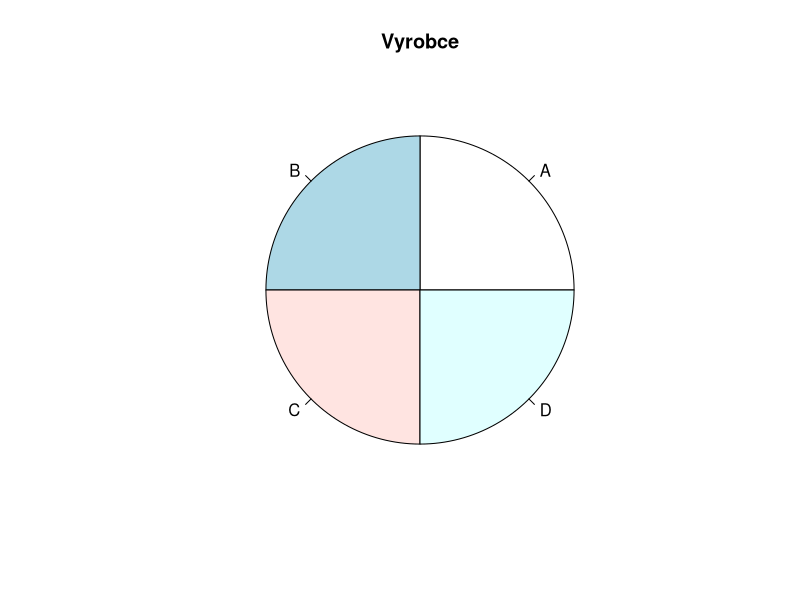
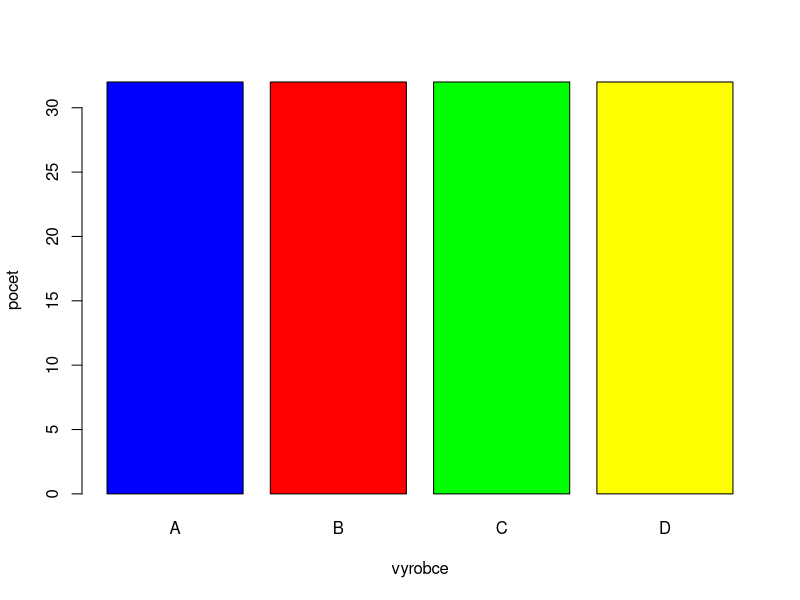
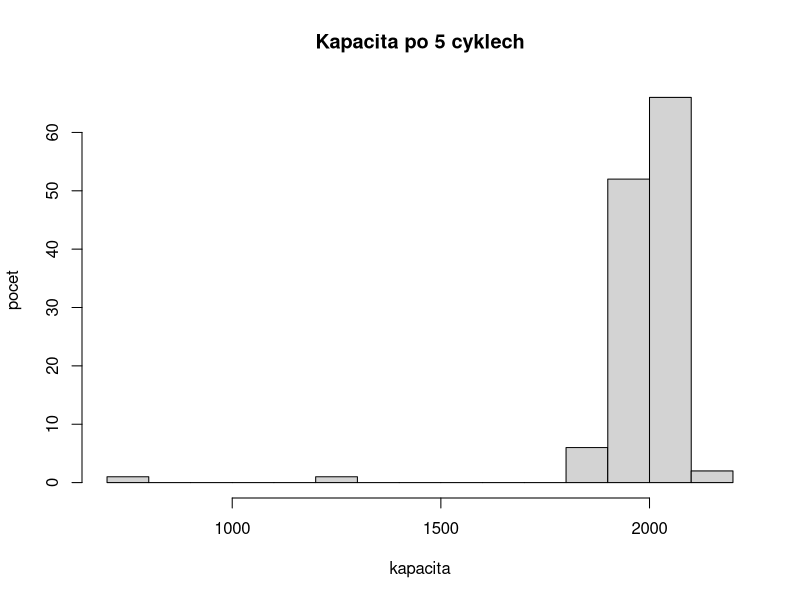
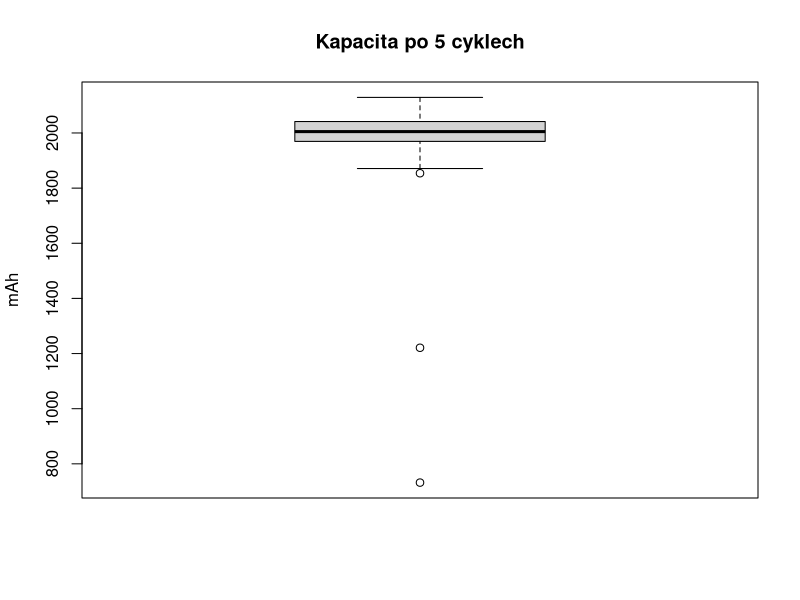
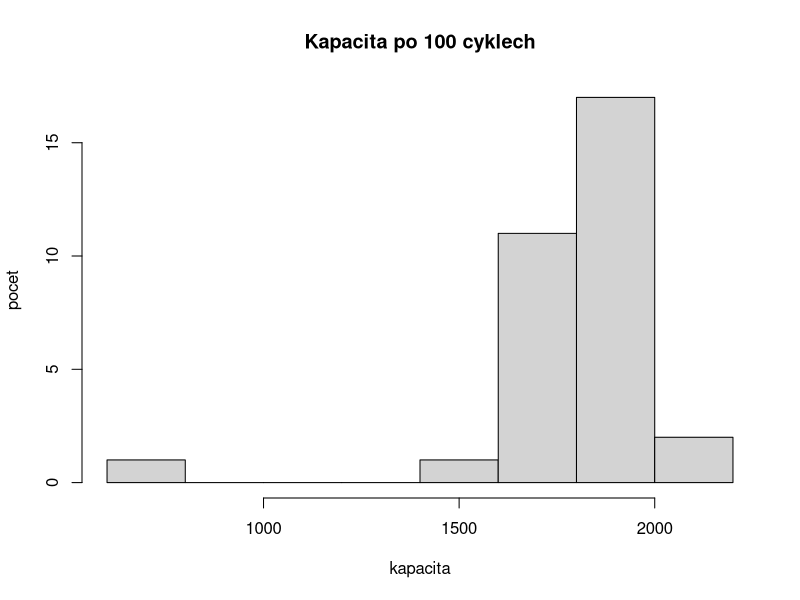
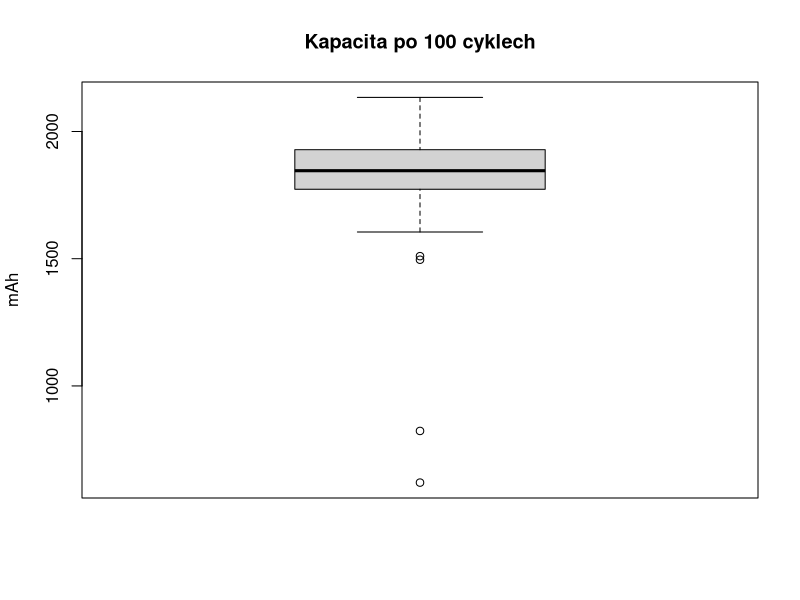
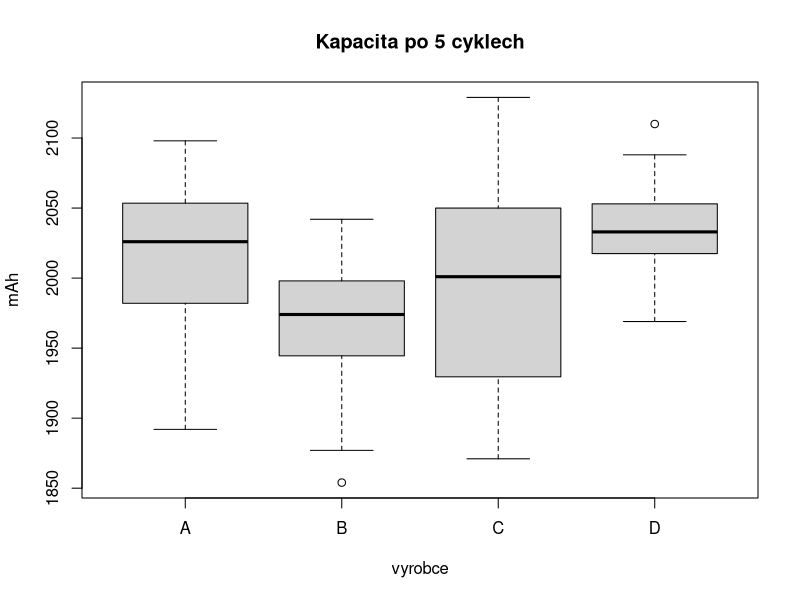
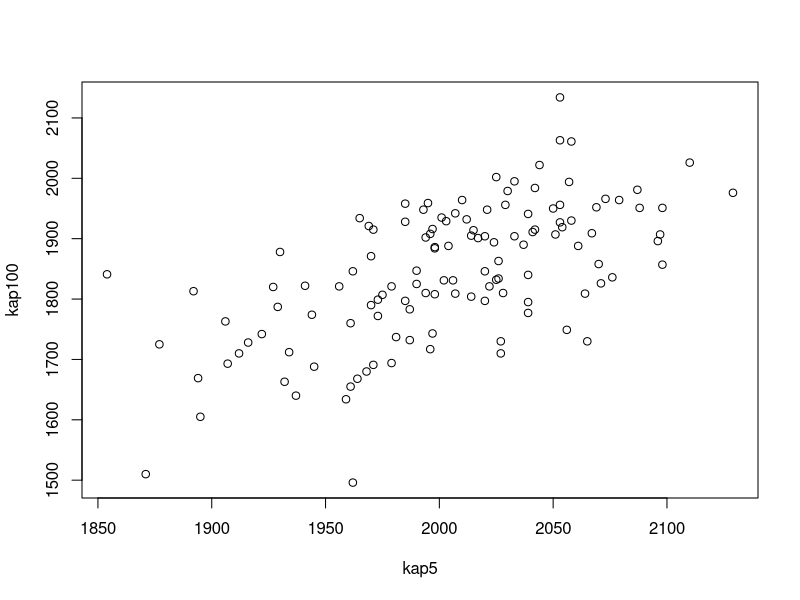

Write the R code that produced these figures, in order.
# Ukazka zakladnich moznosti exploracni analyzy pomoci nastroju standardni knihovny jazyka R. 
# Datovy soubor: aku.csv

# nacteni dat ze souboru csv do dataframe ("datove tabulky")
aku = read.csv("aku.csv", sep=";", quote="\"")
View(aku) # zobrazeni dat 
names(aku) # vypis nazvu sloupcu v dataframe
# zmeni nazvy sloupcu v dataframe
names(aku) = c("cislo", "vyrobce", "kap5", "kap100") 

# K sloupcum dataframe lze pristupovat pomoci symbolu $.
aku$kap5 # vypise sloupec kap5 z dataframe aku
# Pro usnadneni prace s daty lze datove sloupce zpristupnit jako promenne.
attach(aku) # zpristupni sloupce dataframe jako promenne (kap5 misto aku$kap5 apod.)
kap5 # vypise sloupec kap5 z dataframe aku

# Exploracni analyza kvalitativni promenne (vyrobce)
summary(vyrobce) # zobrazi souhrnne informace o vyrobcich
tab.vyrobce = table(vyrobce) # tabulka abs. cetnosti vyrobcu
tab.vyrobce # zobrazi tabulku cetnosti
pie(tab.vyrobce, main='Vyrobce') # kolacovy graf, argumentem funkce je tabulka cetnosti
# sloupcovy graf, argumentem funkce je opet tabulka cetnosti
barplot(tab.vyrobce, xlab="vyrobce", ylab="pocet", col = c('blue', 'red', 'green', 'yellow'))

# Exploracni analyza kvantitativni promenne (kapacita po 5 cyklech)
mean(kap5) # vyberovy prumer
sd(kap5) # smerodatna odchylka
summary(kap5) # zobrazi souhrnne informace o kapacitach po 5 cyklech
hist(kap5, breaks = 10, xlab='kapacita', ylab='pocet', main='Kapacita po 5 cyklech') # histogram 
boxplot(kap5, main='Kapacita po 5 cyklech', ylab='mAh') # krabicovy graf

# Exploracni analyza kvantitativni promenne (kapacita po 100 cyklech akumulatoru vyrobce A)
summary(kap100[vyrobce=='A']) # zobrazi souhrnne informace o kapacitach po 100 cyklech akumulatoru vyrobce A
hist(kap100[vyrobce=='A'], breaks = 10, xlab='kapacita', ylab='pocet', main='Kapacita po 100 cyklech') # histogram 
boxplot(kap100, main='Kapacita po 100 cyklech', ylab='mAh') # krabicovy graf

# Krabicove grafy naznacuji pritomnost odlehlych pozorovani.
# detekce odlehlych pozorovani pomoci vnitrnich hradeb pro kap5
IQR5=quantile(kap5, 0.75)-quantile(kap5, 0.25) # interkvartilove rozpeti
dm5=quantile(kap5, 0.25)-1.5*IQR5 # dolni mez vnitrnich hradeb
hm5=quantile(kap5, 0.75)+1.5*IQR5 # hormi mez vnitrnich hradeb
aku[kap5<dm5 | kap5>hm5,] # zobrazi akumulatory s kap5 mimo vnitrni hradby

# Akumulatory s velmi nizkou kapacitou (pod 1500 mAh) se jevi jako poskozene.
# Poskozene akumulatory budou vyrazeny ze souboru.
aku_ = aku  # ulozime puvodni dataframe 
aku = aku[kap5>=1500,]  # do aku ulozime ocistena data  
attach(aku) # R upozorni, ze promenne cislo, kap100, kap5 a vyrobce jsou prepsany
# To bylo nasim cilem, takze varovani ignorujeme.

# Exploracni anlyzu provedeme znovu pro data bez odlehlych pozorovani.
# ...
# ...
# ...


# Exploracni analyza zavislosti kvantitativni promenne na kvalitativni
# Zavisi kapacita po 5 cyklech na vyrobci?
tapply(kap5, vyrobce, summary)   # funkci summary aplikuje na kap5 zvlast pro akumulatory jednotlivych vyrobcu 
# krabicove grafy kapacity po 5 cyklech zvlast pro jednotlive vyrobce
boxplot(kap5~vyrobce, main="Kapacita po 5 cyklech", ylab='mAh') 
# Z toho, jak jsou jednotlive grafy proti sobe navzajem posunuty,
# muzeme usuzovat, ze kapacity akamulatoru jednotlivych vyrobcu se lisi.

# Exploracni analyza zavislosti dvou kvantitativnich promennych 
# Zavisi kapacita po 100 cyklech na kapacite po 5 cyklech (spolecne pro vsechny vyrobce)?
plot(kap5, kap100)
# V datech je patrny trend - cim vyssi kapacita po 5 cyklech, tim vyssi kapacita po 100 cyklech.
# Z toho lze usuzovat, ze kapacita po 100 cyklech na kapacite po 5 cyklech zavisi.
 
# Exploracni analyza zavislosti dvou kvalitativnich promennych
# Zavisi pokles kapacity mezi 5. a 100. cyklem o vice nez 10 % puvodni kapacity na vyrobci?
pokles.abs = kap5-kap100 # absolutni pokles mezi 5. a 100. cyklem
pokles.rel = pokles.abs/kap5 # relativni pokles mezi 5. a 100. cyklem
# pokles mezi 5. a 100. cyklem o vice nez 10% puvodni kapacity
pokles.nad10p = (pokles.rel>0.1) # pokles nad 10 % (vektor hodnot True/False)
# tabulka s pocty akumulatoru, u kterych doslo/nedoslo k poklesu nad 10 % v zavislsti na vyrobci    
tab.pokles = table(vyrobce, pokles.nad10p) 
# mozaikovy graf 
mosaicplot(tab.pokles, main='Pokles kapcity o vice nez 10%', ylab='pokles o vice nez 10 % ')  
# Mozaikovy graf vykazuje vyraznou nepravidelnost. Timto naznacuje, ze pocty akumulatoru, 
# u nich dochazi k poklesu o vice nez 10 procent, se u jednotlivych vyrobcu lisi.  

# POZOR: Na zaklade exploracni analyzy sice muzeme vyslovit domenky o moznych zavislostech,
# ale k jejich pripadnemu prokazani je potreba provest statisticke testy.
